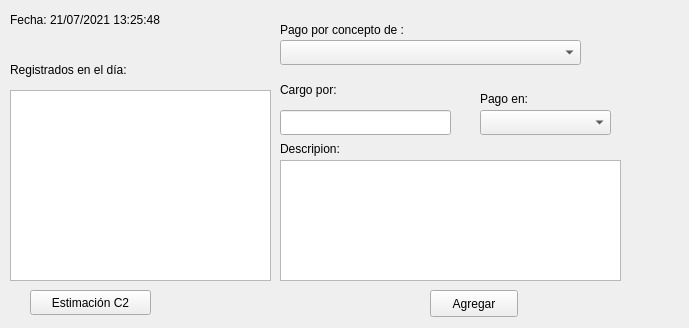
<?xml version="1.0" encoding="UTF-8"?>
<ui version="4.0">
 <class>igresos_consultorio2</class>
 <widget class="QWidget" name="igresos_consultorio2">
  <property name="geometry">
   <rect>
    <x>0</x>
    <y>0</y>
    <width>689</width>
    <height>328</height>
   </rect>
  </property>
  <property name="windowTitle">
   <string>Pagos</string>
  </property>
  <property name="windowIcon">
   <iconset>
    <normaloff>img/logo2.png</normaloff>img/logo2.png</iconset>
  </property>
  <widget class="QListWidget" name="listWidget">
   <property name="geometry">
    <rect>
     <x>10</x>
     <y>90</y>
     <width>261</width>
     <height>191</height>
    </rect>
   </property>
  </widget>
  <widget class="QLabel" name="label_9">
   <property name="geometry">
    <rect>
     <x>630</x>
     <y>250</y>
     <width>51</width>
     <height>71</height>
    </rect>
   </property>
   <property name="text">
    <string/>
   </property>
   <property name="pixmap">
    <pixmap>img/logo2.png</pixmap>
   </property>
  </widget>
  <widget class="QLabel" name="label_4">
   <property name="geometry">
    <rect>
     <x>10</x>
     <y>10</y>
     <width>211</width>
     <height>19</height>
    </rect>
   </property>
   <property name="text">
    <string>Fecha: 21/07/2021 13:25:48</string>
   </property>
  </widget>
  <widget class="QPushButton" name="pushButton">
   <property name="geometry">
    <rect>
     <x>430</x>
     <y>290</y>
     <width>88</width>
     <height>27</height>
    </rect>
   </property>
   <property name="text">
    <string>Agregar</string>
   </property>
  </widget>
  <widget class="QLabel" name="label">
   <property name="geometry">
    <rect>
     <x>10</x>
     <y>60</y>
     <width>171</width>
     <height>19</height>
    </rect>
   </property>
   <property name="text">
    <string>Registrados en el día:</string>
   </property>
  </widget>
  <widget class="QLabel" name="label_2">
   <property name="geometry">
    <rect>
     <x>280</x>
     <y>20</y>
     <width>181</width>
     <height>19</height>
    </rect>
   </property>
   <property name="text">
    <string>Pago por concepto de :</string>
   </property>
  </widget>
  <widget class="QLineEdit" name="lineEdit_2">
   <property name="geometry">
    <rect>
     <x>280</x>
     <y>110</y>
     <width>171</width>
     <height>25</height>
    </rect>
   </property>
  </widget>
  <widget class="QLabel" name="label_3">
   <property name="geometry">
    <rect>
     <x>280</x>
     <y>80</y>
     <width>91</width>
     <height>19</height>
    </rect>
   </property>
   <property name="text">
    <string>Cargo por:</string>
   </property>
  </widget>
  <widget class="QComboBox" name="comboBox_2">
   <property name="geometry">
    <rect>
     <x>480</x>
     <y>110</y>
     <width>131</width>
     <height>25</height>
    </rect>
   </property>
  </widget>
  <widget class="QLabel" name="label_6">
   <property name="geometry">
    <rect>
     <x>480</x>
     <y>90</y>
     <width>81</width>
     <height>17</height>
    </rect>
   </property>
   <property name="text">
    <string>Pago en:</string>
   </property>
  </widget>
  <widget class="QPlainTextEdit" name="plainTextEdit">
   <property name="geometry">
    <rect>
     <x>280</x>
     <y>160</y>
     <width>341</width>
     <height>121</height>
    </rect>
   </property>
  </widget>
  <widget class="QLabel" name="label_5">
   <property name="geometry">
    <rect>
     <x>280</x>
     <y>140</y>
     <width>101</width>
     <height>17</height>
    </rect>
   </property>
   <property name="text">
    <string>Descripion:</string>
   </property>
  </widget>
  <widget class="QComboBox" name="comboBox">
   <property name="geometry">
    <rect>
     <x>280</x>
     <y>40</y>
     <width>301</width>
     <height>25</height>
    </rect>
   </property>
  </widget>
  <widget class="QPushButton" name="pushButton_2">
   <property name="geometry">
    <rect>
     <x>30</x>
     <y>290</y>
     <width>121</width>
     <height>25</height>
    </rect>
   </property>
   <property name="text">
    <string>Estimación C2</string>
   </property>
  </widget>
 </widget>
 <resources/>
 <connections/>
</ui>
